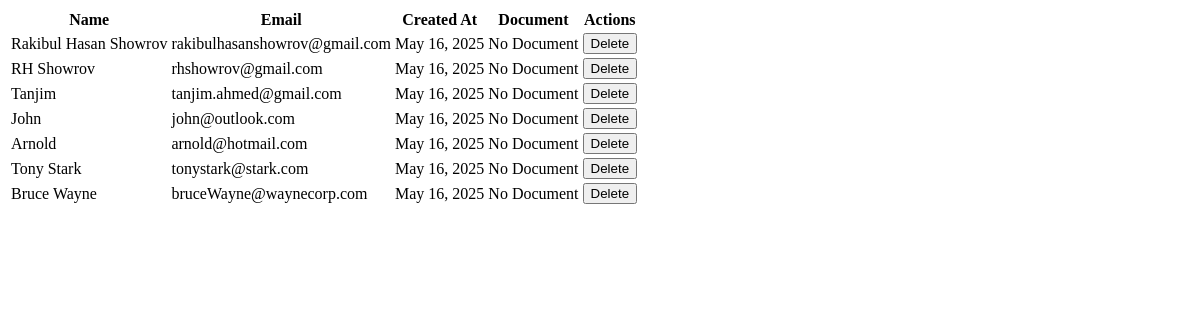
The app's page /search/ (signed in), older data.
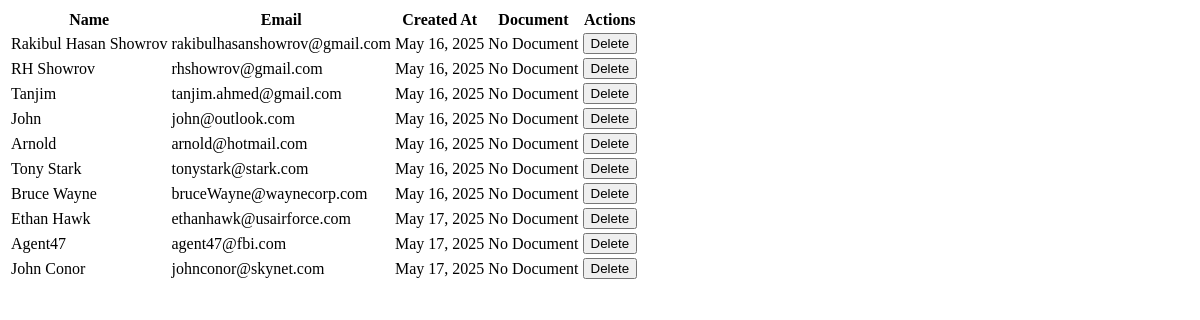
The same page, newer data.
### contacts/models.py (models this page shows, shortened)
class Contact(models.Model):
    user=models.ForeignKey(User,on_delete=models.CASCADE,related_name='contacts')
    name=models.CharField(max_length=100)
    document=models.FileField(upload_to='contact_doc/',
             validators=[FileExtensionValidator(['pdf','docs','docx','txt'])],blank=True,null=True)
    email=models.EmailField()
    created_at=models.DateTimeField(auto_now_add=True)
    class Meta:
        unique_together=('email','user')

### contacts/views.py (the view)
# urls.py: path('search/',search_contacts,name='search'),
@login_required
def search_contacts(request):
    import time
    time.sleep(2)
    serach_text=request.GET.get('search','')
    contacts=request.user.contacts.filter(Q(name__icontains=serach_text) | Q(email__icontains=serach_text))
    return render(request,'contacts/partials/contacts-list.html',context={
        'contacts':contacts,
    })

### templates/contacts/partials/contacts-list.html (shortened to what this page needs)
{%if contacts%}
<div class="overflow-x-auto">
  <table class="table table-zebra table-pin-rows">
    <thead>
      <tr>
        <th>Name</th>
        <th>Email</th>
        <th>Created At</th>
        <th>Document</th>
        <th>Actions</th>
      </tr>
    </thead>
    <tbody id="contact-table-body">
      {% for contact in contacts %}
      {%include 'contacts/partials/contact-row.html' %}
      {% endfor %}
    </tbody>
  </table>
</div>
{%endif%}

### templates/contacts/partials/contact-row.html
<tr>
  <td>{{ contact.name }}</td>
  <td>{{ contact.email }}</td>
  <td>{{ contact.created_at|date:"M d, Y" }}</td>
  <td>
    {%if contact.document %}
    <a href='{{contact.document.url}}' target="_blank" class="btn btn-xs btn-ghost">Download</a>
    {%else%}
    <span class="text-red-500">No Document</span>
    {%endif%}
  </td>
  <td>
    <button class="btn btn-xs btn-error"
    hx-delete="{% url 'contacts:delete_contact' pk=contact.pk %}"
    hx-on:contact-deleted="this.closest('tr').remove();"
    hx-confirm="Are you sure to delete this contact?"
    hx-headers='{"X-CSRFToken": "{{ csrf_token }}"}'
    >Delete</button>
  </td>
</tr>

Row changes from the older to the newer data that the page shows:
added Contact: name "Ethan Hawk", email "ethanhawk@usairforce.com", created_at "May 17, 2025", shows "No Document"
added Contact: name "Agent47", email "agent47@fbi.com", created_at "May 17, 2025", shows "No Document"
added Contact: name "John Conor", email "johnconor@skynet.com", created_at "May 17, 2025", shows "No Document"
